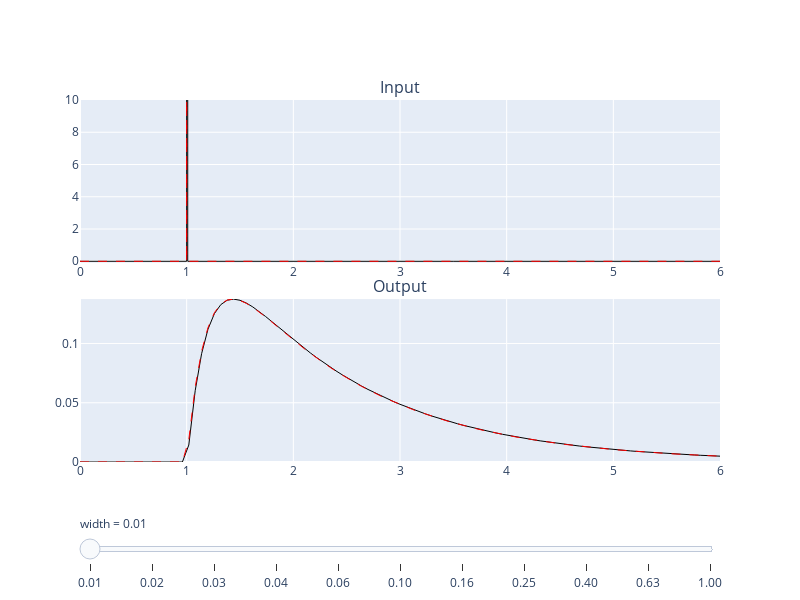

Here is the notebook cell this chart was saved with:
### Code cell
import plotly.graph_objects as go
from plotly.subplots import make_subplots
import numpy as np
import sympy as sp

# ODE parameters
a  = 2*zt*w0
b  = w0**2

# Simulation setup
tf = 6.0
Nt = 101
Ns = 11
ts = np.linspace(0, tf, Nt)
s, t = sp.symbols('s t')

# t-domain results
inp = []
res = []
ss = np.logspace(-2, 0, Ns, endpoint=True)
for _s in ss:
    Ys = (sp.exp(-s) - sp.exp(-(1+_s)*s))/((s**2+a*s+b)*s)/_s
    yt = sp.inverse_laplace_transform(Ys, s, t)
    func = sp.utilities.lambdify(t, yt, 'numpy')

    inp.append([
        [0,1,1,1+_s,1+_s,tf],
        [0,0,1/_s,1/_s,0,0]])
    res.append(func(ts).real)

Ys = sp.exp(-s)/(s**2+a*s+b)
yt = sp.inverse_laplace_transform(Ys, s, t)
func = sp.utilities.lambdify(t, yt, 'numpy')
ref = func(ts).real

fig = make_subplots(rows=2, cols=1,
                    vertical_spacing=0.1,
                    subplot_titles=("Input", "Output"))

# Variable plots
## Input
for _i in range(Ns):
    fig.add_trace(go.Scatter(
        visible=False, mode='lines', showlegend=False,
        line=dict(color="black", width=1),
        x=inp[_i][0], y=inp[_i][1]),
        row=1, col=1)

## Output
for _i in range(Ns):
    fig.add_trace(go.Scatter(
        visible=False, mode='lines', showlegend=False,
        line=dict(color="black", width=1),
        x=ts, y=res[_i]),
        row=2, col=1)

## Dirac delta
fig.add_trace(go.Scatter(
    visible=False, mode='lines', showlegend=False,
    line=dict(color="red", width=1, dash='dash'),
    x=[0,1,1,1,tf], y=[0,0,10,0,0]),
    row=1, col=1)

fig.add_trace(go.Scatter(
    visible=False, mode='lines', showlegend=False,
    line=dict(color="red", width=1, dash='dash'),
    x=ts, y=ref),
    row=2, col=1)

## Initial visibility
for _i in range(2):
    fig.data[_i*Ns].visible = True
fig.data[-1].visible = True
fig.data[-2].visible = True

# Create and add slider
steps = []
for _i in range(Ns):
    mask = [False] * (Ns*2+2)
    mask[_i] = True
    mask[_i+Ns] = True
    mask[-1] = True
    mask[-2] = True
    step = dict(
        method="update",
        args=[{"visible": mask}],
        label=f"{ss[_i]:3.2f}"
    )
    steps.append(step)

sliders = [dict(
    active=0,
    currentvalue={"prefix": "width = "},
    pad={"t": 50},
    steps=steps
)]

fig.update_xaxes(title_text='', range=[0,tf], row=1, col=1)
fig.update_yaxes(title_text='', range=[-0.1,10.], row=1, col=1)
fig.update_xaxes(title_text='', range=[0,tf], row=2, col=1)
fig.update_yaxes(title_text='', range=[np.min(res), np.max(res)], row=2, col=1)

fig.update_layout(
    sliders=sliders,
    autosize=False,
    width=800,
    height=600)

fig.show()
